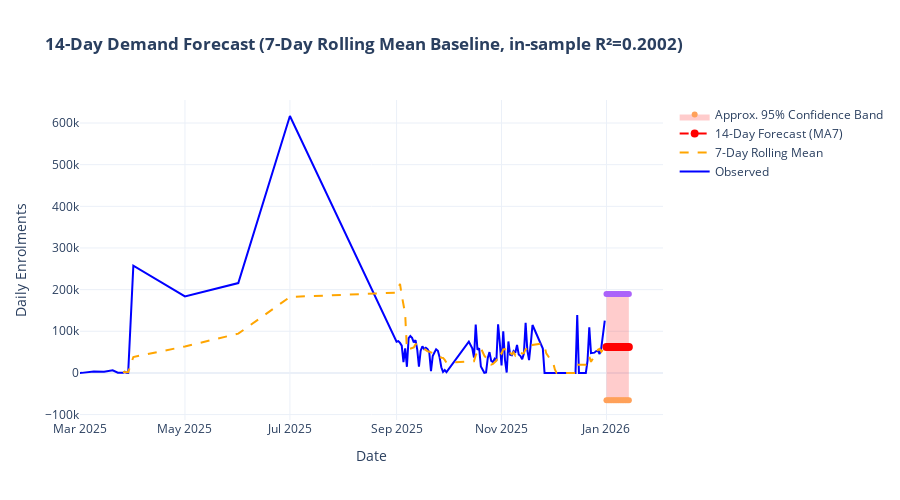

This figure's notebook cell:
### Code cell
# 5.6 14-Day Demand Forecast (7-Day Rolling Mean Baseline)
from sklearn.metrics import r2_score
import numpy as np

# Prepare data (sorted by date)
nat_daily_clean = (
    national_daily.dropna(subset=["total_enrol"])
    .sort_values("date")
    .reset_index(drop=True)
).copy()

# 7-day rolling mean as a simple, seasonality-aware baseline
nat_daily_clean["ma7"] = nat_daily_clean["total_enrol"].rolling(window=7, min_periods=7).mean()

# In-sample performance of the MA(7) baseline (after warm-up)
valid = nat_daily_clean.dropna(subset=["ma7"])
r2_ma7 = r2_score(valid["total_enrol"], valid["ma7"])

# Generate forecast for next 14 days using the latest 7-day mean
last_date = nat_daily_clean["date"].max()
forecast_dates = pd.date_range(start=last_date, periods=15, freq="D")[1:]
last_ma7 = nat_daily_clean["ma7"].iloc[-1]
forecast = np.full(len(forecast_dates), last_ma7)

# Estimate residual variability for an approximate confidence band
residuals = valid["total_enrol"] - valid["ma7"]
resid_std = residuals.std()

fig6 = go.Figure()

# Historical data
fig6.add_trace(go.Scatter(
    x=nat_daily_clean["date"], y=nat_daily_clean["total_enrol"],
    name="Observed", mode="lines", line=dict(color="blue", width=2)
))

# Smoothed (7-day mean)
fig6.add_trace(go.Scatter(
    x=nat_daily_clean["date"], y=nat_daily_clean["ma7"],
    name="7-Day Rolling Mean", mode="lines", line=dict(color="orange", width=2, dash="dash")
))

# Forecast (flat extension of recent 7-day mean)
fig6.add_trace(go.Scatter(
    x=forecast_dates, y=forecast,
    name="14-Day Forecast (MA7)", mode="lines+markers", 
    line=dict(color="red", width=2, dash="dash"), marker=dict(size=8)
))

# Confidence band around forecast based on residual std
upper = forecast + 2 * resid_std
lower = forecast - 2 * resid_std
fig6.add_trace(go.Scatter(
    x=forecast_dates, y=upper,
    fill=None, showlegend=False, line=dict(width=0)
))
fig6.add_trace(go.Scatter(
    x=forecast_dates, y=lower,
    name="Approx. 95% Confidence Band", fill="tonexty",
    fillcolor="rgba(255,0,0,0.2)", line=dict(width=0)
))

fig6.update_layout(
    title=f"<b>14-Day Demand Forecast (7-Day Rolling Mean Baseline, in-sample R²={r2_ma7:.4f})</b>",
    xaxis_title="Date", yaxis_title="Daily Enrolments",
    hovermode="x unified", height=500, template="plotly_white",
    font=dict(size=12)
 )
fig6.show()

print("\nForecast Model Summary (7-day rolling mean baseline):")
print(f"  In-sample R² vs actuals (after warm-up): {r2_ma7:.4f}")
print(f"  14-day point forecast (mean of last 7 days): {last_ma7:.0f} enrolments/day")
print(f"  Approx. 95% confidence band: [{(last_ma7 - 2*resid_std):.0f}, {(last_ma7 + 2*resid_std):.0f}] enrolments/day")
